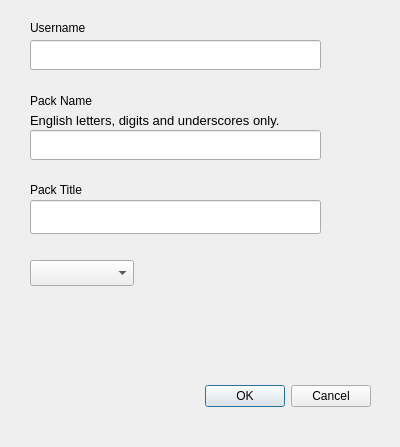
<?xml version="1.0" encoding="UTF-8"?>
<ui version="4.0">
 <class>new_pack_dialog</class>
 <widget class="QDialog" name="new_pack_dialog">
  <property name="geometry">
   <rect>
    <x>0</x>
    <y>0</y>
    <width>400</width>
    <height>447</height>
   </rect>
  </property>
  <property name="windowTitle">
   <string>Dialog</string>
  </property>
  <widget class="QDialogButtonBox" name="buttonBox">
   <property name="geometry">
    <rect>
     <x>30</x>
     <y>380</y>
     <width>341</width>
     <height>32</height>
    </rect>
   </property>
   <property name="orientation">
    <enum>Qt::Horizontal</enum>
   </property>
   <property name="standardButtons">
    <set>QDialogButtonBox::Cancel|QDialogButtonBox::Ok</set>
   </property>
  </widget>
  <widget class="QLineEdit" name="username_lineEdit">
   <property name="geometry">
    <rect>
     <x>30</x>
     <y>40</y>
     <width>291</width>
     <height>30</height>
    </rect>
   </property>
  </widget>
  <widget class="QLabel" name="username_label">
   <property name="geometry">
    <rect>
     <x>30</x>
     <y>20</y>
     <width>191</width>
     <height>16</height>
    </rect>
   </property>
   <property name="text">
    <string>Username</string>
   </property>
  </widget>
  <widget class="QLineEdit" name="pack_name_lineEdit">
   <property name="geometry">
    <rect>
     <x>30</x>
     <y>130</y>
     <width>291</width>
     <height>30</height>
    </rect>
   </property>
  </widget>
  <widget class="QLabel" name="pack_name_label">
   <property name="geometry">
    <rect>
     <x>30</x>
     <y>90</y>
     <width>251</width>
     <height>21</height>
    </rect>
   </property>
   <property name="text">
    <string>Pack Name</string>
   </property>
  </widget>
  <widget class="QLineEdit" name="pack_title_lineEdit">
   <property name="geometry">
    <rect>
     <x>30</x>
     <y>200</y>
     <width>291</width>
     <height>34</height>
    </rect>
   </property>
  </widget>
  <widget class="QLabel" name="pack_title_label">
   <property name="geometry">
    <rect>
     <x>30</x>
     <y>180</y>
     <width>191</width>
     <height>20</height>
    </rect>
   </property>
   <property name="text">
    <string>Pack Title </string>
   </property>
  </widget>
  <widget class="QLabel" name="pack_name_label_2">
   <property name="geometry">
    <rect>
     <x>30</x>
     <y>110</y>
     <width>301</width>
     <height>21</height>
    </rect>
   </property>
   <property name="font">
    <font>
     <pointsize>10</pointsize>
    </font>
   </property>
   <property name="text">
    <string>English letters, digits and underscores only.</string>
   </property>
  </widget>
  <widget class="QComboBox" name="comboBox">
   <property name="geometry">
    <rect>
     <x>30</x>
     <y>260</y>
     <width>104</width>
     <height>26</height>
    </rect>
   </property>
  </widget>
 </widget>
 <resources/>
 <connections>
  <connection>
   <sender>buttonBox</sender>
   <signal>accepted()</signal>
   <receiver>new_pack_dialog</receiver>
   <slot>accept()</slot>
   <hints>
    <hint type="sourcelabel">
     <x>248</x>
     <y>254</y>
    </hint>
    <hint type="destinationlabel">
     <x>157</x>
     <y>274</y>
    </hint>
   </hints>
  </connection>
  <connection>
   <sender>buttonBox</sender>
   <signal>rejected()</signal>
   <receiver>new_pack_dialog</receiver>
   <slot>reject()</slot>
   <hints>
    <hint type="sourcelabel">
     <x>316</x>
     <y>260</y>
    </hint>
    <hint type="destinationlabel">
     <x>286</x>
     <y>274</y>
    </hint>
   </hints>
  </connection>
 </connections>
</ui>
